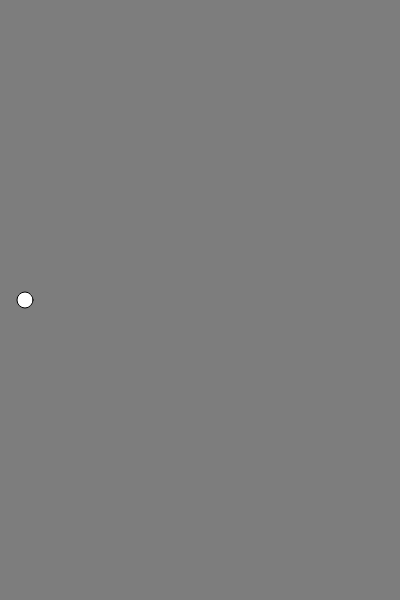
Frame 1 (no input)
Frame 60 (no input): blank canvas, image omitted
Frame 120 (the mouse pressed at the canvas centre since frame 60): blank canvas, image omitted

The p5.js sketch that drew this single still picture (run headless with seeded random() and noise() and a simulated clock; from frame 60 on, the mouse is pressed at the canvas centre):

// p5.js sketch
// ── sketch.js
var bird;
function setup(){
  createCanvas(400,600);
  bird = new Bird();
}

function draw(){
  background(125);
  bird.show();
  bird.update();
}

function keyPressed(){
  if (key == ' '){
    bird.up();
    //console.log("SPACE");
  }
}

// ── bird.js
function Bird(){
  this.y = height/2;
  this.x = 25
  this.gravity = .2 ;
  this.velocity = 0;

  this.show = function(){
    fill(255);
    ellipse(this.x, this.y, 16, 16);
  }

  this.up = function (){
    this.velocity += -this.gravity*25;
  }

  this.update = function(){
    this.velocity += this.gravity;
    this.y += this.velocity;

    if (this.y > height){
      this.y = height;
      this.velocity = 0;
    }
    if (this.y < 0){
      this.y = 0;
      this.velocity = 0;
    }


  }
}
